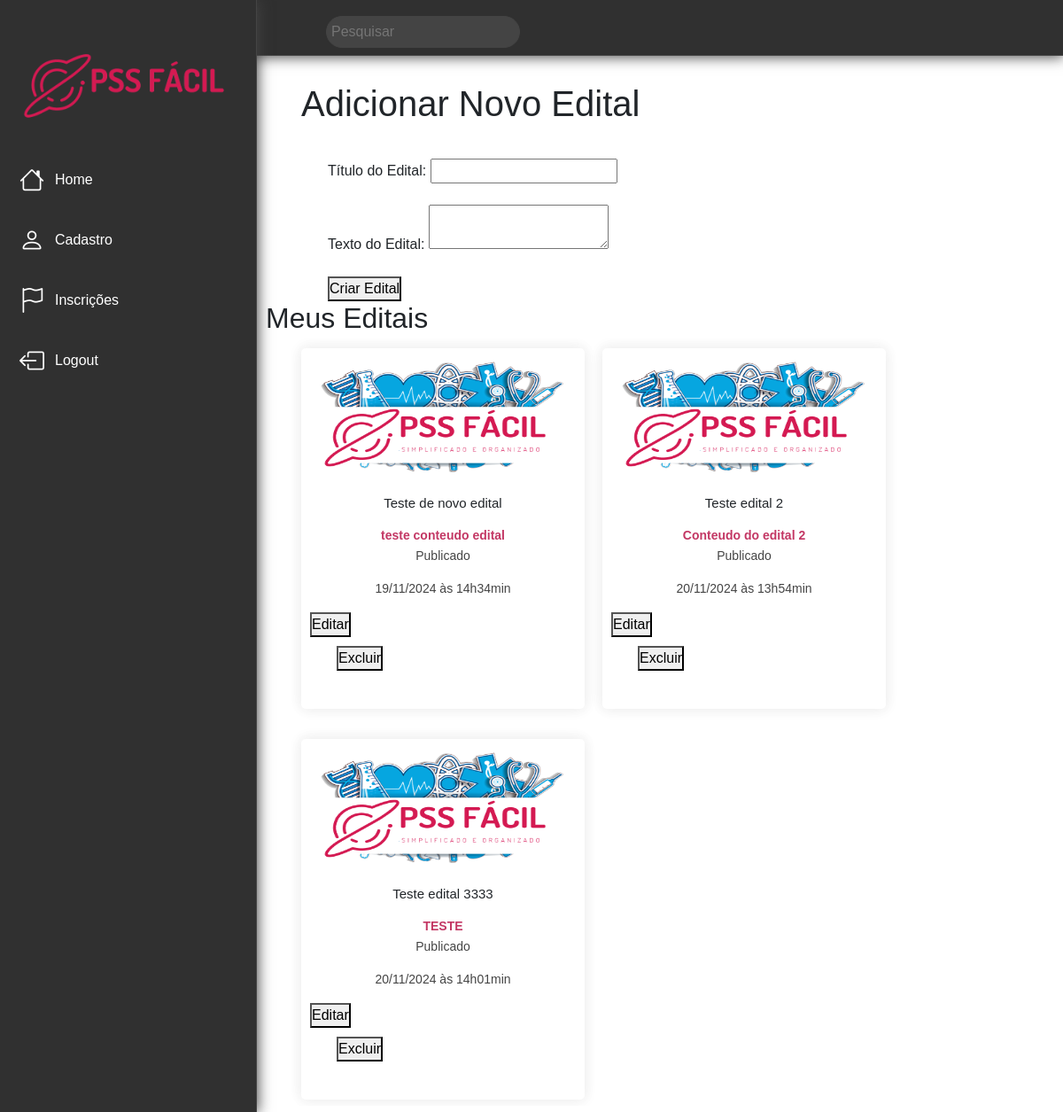
The app's page /area-empregador.php (signed in) with its own data.
### tables this page shows
CREATE TABLE `empregador_editais` (
  `id` int(11) NOT NULL,
  `id_empregador` int(11) NOT NULL,
  `conteudo_edital` text DEFAULT NULL,
  `data` timestamp NOT NULL DEFAULT current_timestamp(),
  `titulo_edital` varchar(255) NOT NULL
);

### area-empregador.php (the view, shortened to what this page needs)
<?php
include "conn.php";
$exibir_editais = $conn->prepare("SELECT * FROM empregador_editais WHERE id_empregador = :pId_empregador");
$exibir_editais->bindValue(':pId_empregador', $_SESSION['login']);
$exibir_editais->execute();
$editais = $exibir_editais->fetchAll();
?>
<!DOCTYPE html>
<html lang="pt-br">
<?php include "headHTML.php" ?>
<body class="body-area-empregador">
    <?php include "nav-lateral.php"; ?>
    <nav>
        <div id="search-container">
            <form>
                <input type="search" id="search" placeholder="Pesquisar">
            </form>
        </div>
    </nav>
    <main class="main">
        <section class="grid-pss">
            <h1>Adicionar Novo Edital</h1>
            <form action="" method="POST">
                <label for="titulo-edital">Título do Edital:</label>
                <input type="text" id="titulo-edital" name="titulo-edital" required><br><br>
                <label for="text-edital">Texto do Edital:</label>
                <textarea id="text-edital" name="text-edital" required></textarea><br><br>
                <button type="submit" name="criar-edital">Criar Edital</button>
            </form>
        </section>
        <h2>Meus Editais</h2>
        <section>
            <?php if (!empty($editais)): ?>
                <div class="grid-pss">
                    <?php foreach ($editais as $edital): ?>
                        <div class="card-estilo-1">
                            <img src="img/zero02.png" class="card-img-top" alt="Imagem do edital">
                            <div class="card-body">
                                <h4 class="card-title">
                                    <?php echo htmlspecialchars($edital['titulo_edital']); ?>
                                </h4>
                                <a href="formulario.php?id=<?php echo $edital['id']; ?>" class="cards-texto-pss">
                                    <p class="card-text">
                                        <?php echo htmlspecialchars($edital['conteudo_edital']); ?>
                                    </p>
                                </a>
                                <p>Publicado</p>
                                <p><?php echo date('d/m/Y \à\s H\hi\m\i\n', strtotime($edital['data'])); ?></p>
                                <button onclick="toggleForm(<?php echo $edital['id']; ?>)">Editar</button>
                                <form method="POST" action="">
                                    <button type="submit" name="delete-edital" class="btn-delete">Excluir</button>
                                </form>
                            </div>
                        </div>
                    <?php endforeach; ?>
                </div>
            <?php else: ?>
                <p>Você ainda não cadastrou nenhum edital.</p>
            <?php endif; ?>
        </section>
    </main>
</body>
</html>

### style/style.css (style rules this page uses)
* { margin: 0; padding: 0; box-sizing: border-box; font-family: Arial, Helvetica, sans-serif; }
p, li { color: #444; font-size: 14px; }
.main { margin-left: 300px; margin-right: 6px; overflow: hidden; }
.main, .card-estilo-1, .card-estilo-2 { margin-top: 7px; margin-bottom: 7px; }
.grid-pss { display: flex; flex-wrap: wrap; grid-template-columns: repeat(4, 1fr); margin: auto; grid-gap: 20px; padding-left: 40px; }
.card-estilo-1 img, .card-estilo-2 img { width: 100%; height: 35%; }
.card-estilo-1 { width: 320px; min-height: 300px; background-color: #fff; border-radius: 5px; padding: 10px; box-shadow: 1px 1px 15px #f0f0f0, -1px -1px 15px #f0f0f0; }
.card-title { margin-top: 20px; margin-bottom: 15px; text-align: center; font-size: 15px; }
.cards-texto-pss>.card-text { color: #C33764; font-weight: bold; line-height: 25px; }
.card-body>.cards-texto-pss { text-decoration: none; }
.card-body p { text-align: center; }
#search-container { display: flex; align-items: center; width: 100%; margin-top: 0px; border-bottom: 1px solid #444; box-shadow: 1px 1px 15px #444; background-color: #303030; padding: 8px; margin-bottom: 30px; }
#search { border-radius: 20px; border: 1px solid #444; background-color: #444; padding: 5px; margin-left: 330px; }
form { width: 100%; margin-left: 30px; margin-top: 10px; }

### records on screen
empregador_editais: titulo_edital "Teste de novo edital", conteudo_edital "teste conteudo edital", data "19/11/2024 às 14h34min"
empregador_editais: titulo_edital "Teste edital 2", conteudo_edital "Conteudo do edital 2", data "20/11/2024 às 13h54min"
empregador_editais: titulo_edital "Teste edital 3333", conteudo_edital "TESTE", data "20/11/2024 às 14h01min"
